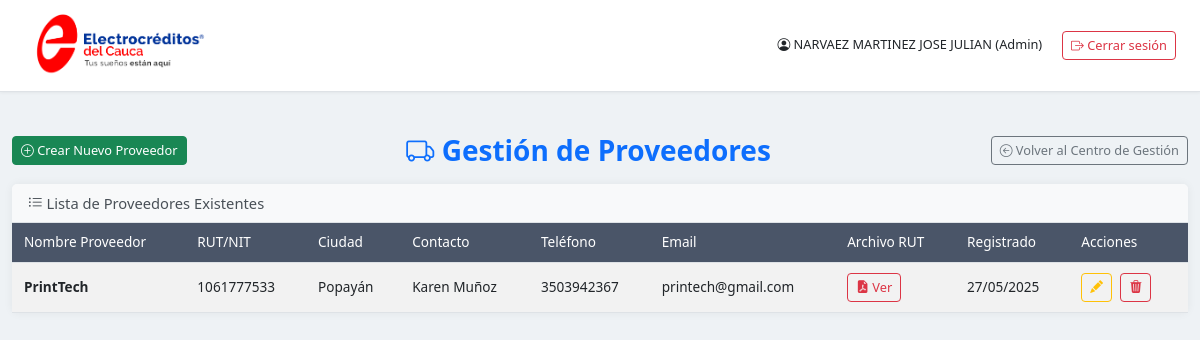
The app's page /gestionar_proveedores.php (signed in) with its own data.
### tables this page shows
CREATE TABLE `proveedores_mantenimiento` (
  `id` int(11) NOT NULL,
  `nombre_proveedor` varchar(255) NOT NULL,
  `ciudad` varchar(255) DEFAULT NULL,
  `rut_nit` varchar(50) DEFAULT NULL,
  `contacto_nombre` varchar(255) DEFAULT NULL,
  `contacto_telefono` varchar(50) DEFAULT NULL,
  `contacto_email` varchar(255) DEFAULT NULL,
  `archivo_rut` varchar(255) DEFAULT NULL,
  `fecha_creacion` timestamp NOT NULL DEFAULT current_timestamp()
);

### gestionar_proveedores.php (the view, shortened to what this page needs)
<?php
require_once 'backend/db.php';
$conexion_error_msg = null;
if (!isset($conexion) || !$conexion || (method_exists($conexion, 'connect_error') && $conexion->connect_error)) {
    $db_conn_error_detail = method_exists($conexion, 'connect_error') ? $conexion->connect_error : 'Desconocido';
    error_log("Error de conexión BD en gestionar_proveedores.php: " . $db_conn_error_detail);
    $conexion_error_msg = "<div class='alert alert-danger'>Error crítico de conexión a la base de datos. No se pueden cargar ni guardar datos. Contacte al administrador.</div>";
} else {
    $conexion->set_charset("utf8mb4");
}
$nombre_usuario_actual_sesion = $_SESSION['nombre_usuario_completo'] ?? 'Administrador';
$rol_usuario_actual_sesion = $_SESSION['rol_usuario'] ?? 'admin';
$proveedores_listados = [];
if (!$conexion_error_msg) {
    $sql_listar = "SELECT id, nombre_proveedor, ciudad, rut_nit, contacto_nombre, contacto_telefono, contacto_email, archivo_rut, fecha_creacion FROM proveedores_mantenimiento ORDER BY nombre_proveedor ASC";
    $result_listar = $conexion->query($sql_listar);
    if ($result_listar) {
        while ($row = $result_listar->fetch_assoc()) {
            $proveedores_listados[] = $row;
        }
    }
}
?>
<!DOCTYPE html>
<html lang="es">
<head>
    <link href="https://cdn.jsdelivr.net/npm/bootstrap@5.3.0/dist/css/bootstrap.min.css" rel="stylesheet">
    <link rel="stylesheet" href="assets/css/style.css">
    <link rel="stylesheet" href="https://cdn.jsdelivr.net/npm/bootstrap-icons@1.11.3/font/bootstrap-icons.min.css">
</head>
<body class="page-gestionar-proveedores">
<div class="top-bar-custom">
    <div class="logo-container-top"><a href="menu.php"><img src="imagenes/logo.png" alt="Logo"></a></div>
    <div class="top-bar-user-info">
        <span class="navbar-text me-sm-3"><i class="bi bi-person-circle"></i> <?= htmlspecialchars($nombre_usuario_actual_sesion) ?> (<?= htmlspecialchars(ucfirst($rol_usuario_actual_sesion)) ?>)</span>
        <a href="logout.php" class="btn btn-outline-danger btn-sm"><i class="bi bi-box-arrow-right"></i> Cerrar sesión</a>
    </div>
</div>
<div class="container mt-4">
    <div class="d-flex flex-column flex-sm-row align-items-sm-center justify-content-sm-between mb-3 page-header-custom-area">
        <div class="mb-2 mb-sm-0 text-center text-sm-start order-sm-1" style="flex-shrink: 0;">
            <button type="button" class="btn btn-success btn-sm" data-bs-toggle="modal" data-bs-target="#modalCrearProveedor">
                <i class="bi bi-plus-circle"></i> Crear Nuevo Proveedor
            </button>
        </div>
        <div class="flex-fill text-center order-first order-sm-2 px-sm-3">
            <h1 class="page-title my-2 my-sm-0">
                <i class="bi bi-truck"></i> Gestión de Proveedores
            </h1>
        </div>
        <div class="mt-2 mt-sm-0 text-center text-sm-end order-sm-3" style="flex-shrink: 0;">
             <a href="centro_gestion.php" class="btn btn-outline-secondary btn-sm">
                 <i class="bi bi-arrow-left-circle"></i> Volver al Centro de Gestión
             </a>
        </div>
    </div>
    <div class="card mt-2">
        <div class="card-header"><i class="bi bi-list-ul"></i> Lista de Proveedores Existentes</div>
        <div class="card-body p-0">
            <div class="table-responsive">
                <table class="table table-striped table-hover table-sm mb-0">
                    <thead>
                        <tr>
                            <th>Nombre Proveedor</th>
                            <th>RUT/NIT</th>
                            <th>Ciudad</th>
                            <th>Contacto</th>
                            <th>Teléfono</th>
                            <th>Email</th>
                            <th>Archivo RUT</th>
                            <th>Registrado</th>
                            <th style="min-width: 100px;">Acciones</th>
                        </tr>
                    </thead>
                    <tbody>
                        <?php if (!empty($proveedores_listados)): ?>
                            <?php foreach ($proveedores_listados as $prov): ?>
                                <tr>
                                    <td><strong><?= htmlspecialchars($prov['nombre_proveedor']) ?></strong></td>
                                    <td><?= htmlspecialchars($prov['rut_nit'] ?? 'N/A') ?></td>
                                    <td><?= htmlspecialchars($prov['ciudad'] ?? 'N/A') ?></td>
                                    <td><?= htmlspecialchars($prov['contacto_nombre'] ?? 'N/A') ?></td>
                                    <td><?= htmlspecialchars($prov['contacto_telefono'] ?? 'N/A') ?></td>
                                    <td><?= htmlspecialchars($prov['contacto_email'] ?? 'N/A') ?></td>
                                    <td>
                                        <?php if (!empty($prov['archivo_rut'])): ?>
                                            <a href="<?= RUTA_SUBIDA_RUT . htmlspecialchars($prov['archivo_rut']) ?>" target="_blank" class="btn btn-sm btn-outline-danger" title="Ver RUT">
                                                <i class="bi bi-file-earmark-pdf-fill"></i> Ver
                                            </a>
                                        <?php else: ?>
                                            N/A
                                        <?php endif; ?>
                                    </td>
                                    <td><?= htmlspecialchars(!empty($prov['fecha_creacion']) ? date("d/m/Y", strtotime($prov['fecha_creacion'])) : 'N/A') ?></td>
                                    <td>
                                        <a href="gestionar_proveedores.php?accion=editar&id=<?= $prov['id'] ?>" class="btn btn-sm btn-outline-warning action-icon" title="Editar Proveedor"><i class="bi bi-pencil-fill"></i></a>
                                        <form method="POST" action="gestionar_proveedores.php" style="display: inline;" onsubmit="return confirm('¿Está seguro que desea eliminar este proveedor: \'<?= htmlspecialchars(addslashes($prov['nombre_proveedor'])) ?>\'? Esta acción no se puede deshacer.');">
                                            <button type="submit" name="eliminar_proveedor_submit" class="btn btn-sm btn-outline-danger action-icon" title="Eliminar Proveedor"><i class="bi bi-trash3-fill"></i></button>
                                        </form>
                                    </td>
                                </tr>
                            <?php endforeach; ?>
                        <?php else: ?>
                            <tr><td colspan="9" class="text-center p-4">No hay proveedores registrados.</td></tr>
                        <?php endif; ?>
                    </tbody>
                </table>
            </div>
        </div>
    </div>
</div>
</body>
</html>

### assets/css/style.css (style rules this page uses)
html { height: 100%; }
body { font-family: 'Segoe UI', Tahoma, Geneva, Verdana, sans-serif; margin: 0; }
.top-bar-custom { position: fixed; top: 0; left: 0; right: 0; z-index: 1030; display: flex; justify-content: space-between; align-items: center; padding: 0.5rem 1.5rem; background-color: #f8f9fa; border-bottom: 1px solid #dee2e6; box-shadow: 0 2px 4px rgba(0,0,0,0.05); }
.logo-container-top img { width: auto; height: 75px; object-fit: contain; margin-right: 15px; }
.table thead th { background-color: #4A5568; color: white; font-weight: 500; }
h1.page-title { color: #0d6efd; font-weight: 600; font-size: 1.75rem; }
.card { border: none; box-shadow: 0 0 10px rgba(0,0,0,0.06); }
.card-header { background-color: #f8f9fa; border-bottom: 1px solid #dee2e6; font-weight: 500; color: #495057; }
.action-icon { font-size: 1rem; text-decoration: none; margin-right: 0.3rem; }
body.page-gestionar-roles, body.page-gestionar-proveedores { padding-top: 110px; background-color: #eef2f5; font-size: 0.92rem; }
body.page-gestionar-roles .top-bar-custom, body.page-gestionar-proveedores .top-bar-custom { background-color: #ffffff; box-shadow: 0 1px 3px rgba(0,0,0,0.05); }
body.page-gestionar-roles .navbar-text, body.page-gestionar-proveedores .navbar-text { font-size: 0.8rem; }
body.page-gestionar-roles .btn, body.page-gestionar-proveedores .btn { font-size: 0.8rem; }
body.page-gestionar-roles .table thead th, body.page-gestionar-proveedores .table thead th { vertical-align: middle; font-size: 0.85rem; padding: 0.6rem 0.75rem; white-space: nowrap; }
body.page-gestionar-roles .table tbody td, body.page-gestionar-proveedores .table tbody td { vertical-align: middle; font-size: 0.85rem; padding: 0.6rem 0.75rem; }
body.page-gestionar-proveedores .container.mt-4 { max-width: 1200px; }

### records on screen
proveedores_mantenimiento: nombre_proveedor "PrintTech", rut_nit "1061777533", ciudad "Popayán", contacto_nombre "Karen Muñoz", contacto_telefono "3503942367", contacto_email "printech@gmail.com", fecha_creacion "27/05/2025"

### other values on screen
$nombre_usuario_actual_sesion "NARVAEZ MARTINEZ JOSE JULIAN"
$rol_usuario_actual_sesion "Admin"
